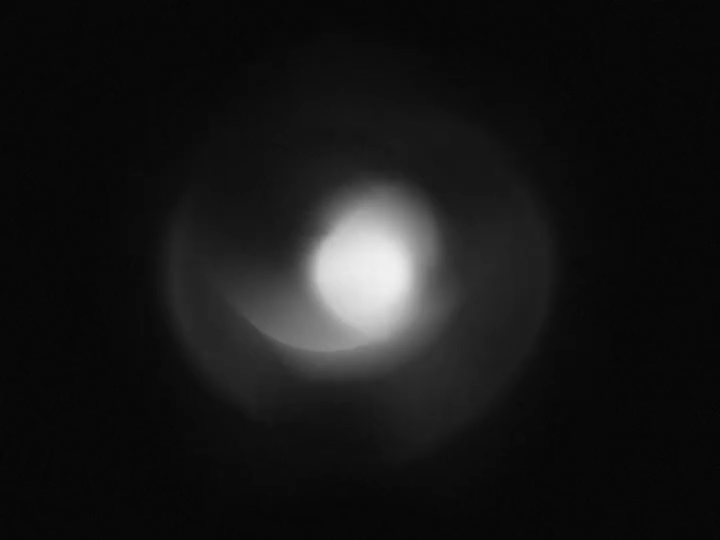
#> input picture wake_up_animation_raw_images/videoframe_1426.png, 720 x 540 px
$ python convert_to_frame.py wake_up_animation_raw_images/videoframe_1426.png out.png
#> lines starting #> are read from the running program, lines starting #| are printed output that depends on the picture
import sys
from PIL import Image
import os

def process_image(input_path, output_path, grid_width=18, grid_height=11, cell_width=50):
    """
    Centers an image in a rectangular grid, converts it to grayscale,
    and pixelates it to the specified grid dimensions.
    Each cell is rectangular: height = 1.8 * width.

    Args:
        input_path (str): The path to the input image file.
        output_path (str): The path to save the processed image file.
        grid_width (int): The number of horizontal cells in the final grid.
        grid_height (int): The number of vertical cells in the final grid.
        cell_width (int): The width of each cell in pixels (height will be 1.8x this).
    """
#> called with output_path = 'out.png', grid_width = 18, grid_height = 11, cell_width = 50
    try:
        # 1. Open the original image
        original_img = Image.open(input_path)
#> original_img is the input picture: PIL image 720x540 RGBA; mean R, G, B, A 22.8, 22.8, 22.8, 255
    except FileNotFoundError:
        print(f"Error: The file '{input_path}' was not found.")
        return
    except Exception as e:
        print(f"Error opening or processing image: {e}")
        return

    # 2. Define cell and canvas sizes
    cell_height = int(cell_width * 1.8)
    canvas_width = grid_width * cell_width
    canvas_height = grid_height * cell_height
    target_aspect = canvas_width / canvas_height

    # Create a new image canvas in grayscale ('L' mode) with a white background (255)
    background = Image.new('L', (canvas_width, canvas_height), 255)
#> background: PIL image 900x990 L; every value is 255
    print(f"Created a white canvas with {grid_width}:{grid_height} grid, each cell {cell_width}x{cell_height}.")

    # 3. Center the original image on the canvas without distortion
    original_img = original_img.convert('L') # Convert image to grayscale first
#> original_img: PIL image 720x540 L
    original_width, original_height = original_img.size
#> original_width = 720; original_height = 540
    original_aspect = original_width / original_height
#> original_aspect = 1.33

    # Determine scaling to fill the canvas (crop longer side)
    scale_factor = max(canvas_width / original_width, canvas_height / original_height)
#> scale_factor = 1.83
    new_width = int(original_width * scale_factor)
#> new_width = 1320
    new_height = int(original_height * scale_factor)
#> new_height = 990

    # For resampling filters:
    resample_lanczos = Image.Resampling.LANCZOS
    resample_nearest = Image.Resampling.NEAREST

    # Resize the image using a high-quality filter
    resized_img = original_img.resize((new_width, new_height), resample_lanczos)

    # Calculate position to paste the resized image to center it (crop overflow)
    paste_x = (canvas_width - new_width) // 2
#> paste_x = -210
    paste_y = (canvas_height - new_height) // 2
#> paste_y = 0

    # Paste with cropping (crop the overflowing part)
    background.paste(resized_img, (paste_x, paste_y))
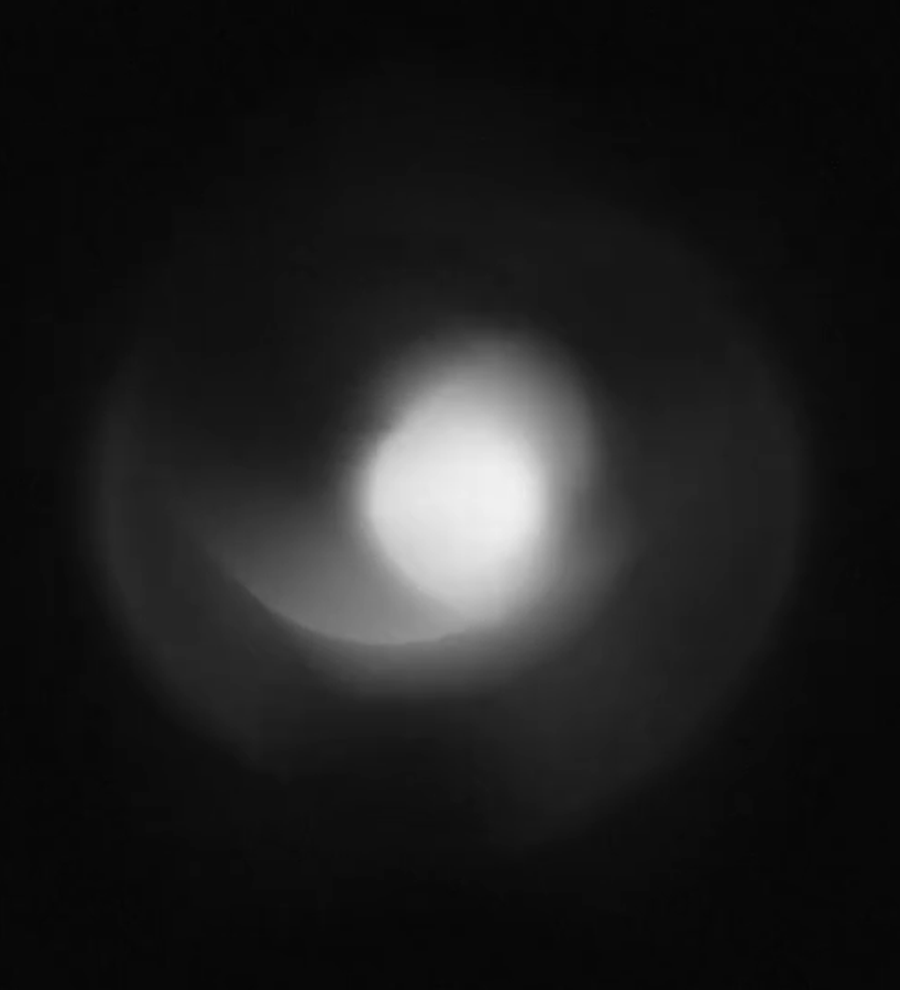
#> background: PIL image 900x990 L; min 5, max 240, mean 29.9
    print("Centered and resized the original image onto the canvas (cropped to fill).")

    # 4. Pixelate the image to the 11x18 grid
    # First, resize down to the target grid size. This averages the colors.
    # We use a smooth filter to get a good average color for each pixel block.
    small_pixelated = background.resize((grid_width, grid_height), resample_lanczos)
    print(f"Pixelated the image down to {grid_width}x{grid_height} pixels.")

    # 5. Scale the small image back up to a viewable size
    # Use NEAREST filter to create the sharp, blocky pixel effect.
    final_image = small_pixelated.resize((canvas_width, canvas_height), resample_nearest)
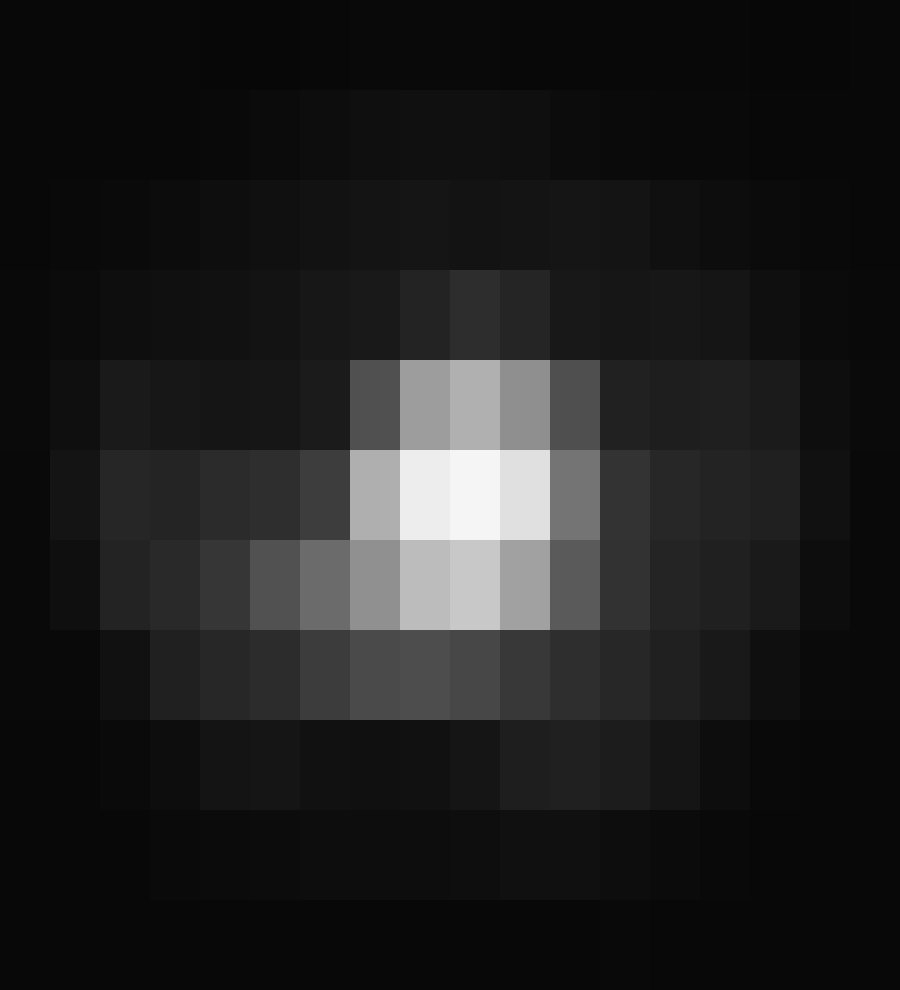
#> final_image: PIL image 900x990 L; min 7, max 245, mean 30
    print("Scaled the pixelated image up for viewing.")

    # 6. Save the final image in the output_images folder
    output_dir = "output_images"
    os.makedirs(output_dir, exist_ok=True)
    output_filename = os.path.basename(output_path)
    output_full_path = os.path.join(output_dir, output_filename)

    final_image.save(output_full_path)
    print(f"Successfully saved the processed image to '{output_full_path}'")

    print(f"File size: {os.path.getsize(output_full_path)} bytes")

    print(f"Successfully processed image to '{output_full_path}'")


if __name__ == "__main__":
    # --- USAGE ---
    # Provide the input and output file paths here
    # Or pass them as command-line arguments

    if len(sys.argv) == 3:
        input_file = sys.argv[1]
        output_file = sys.argv[2]
        process_image(input_file, output_file)
    else:
        # --- !! CHANGE THESE LINES !! ---
        # Replace 'my_image.jpg' with the path to your picture
        input_file = "my_image.jpg"
        # The output file will be created
        output_file = "pixelated_output.png"
        print("Usage: python pixelate_image.py <input_file> <output_file>")
        print(f"Using default files: '{input_file}' and '{output_file}'\n")
        process_image(input_file, output_file)

$ run again, on wake_up_animation_raw_images/videoframe_15040.png
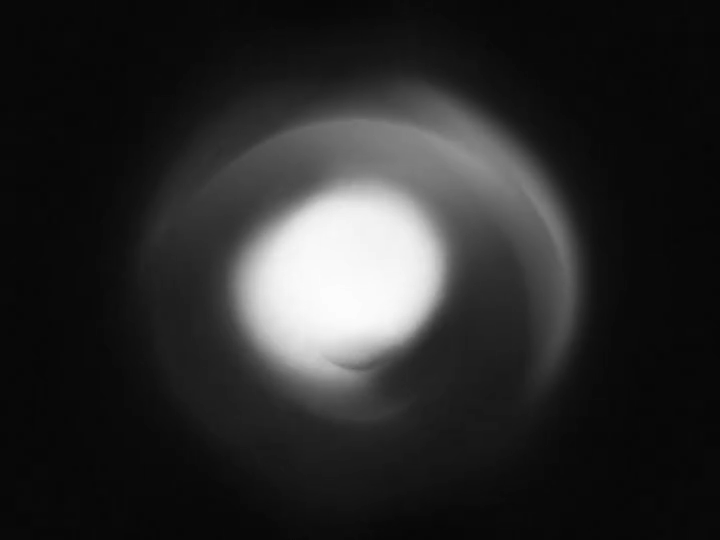
#> input picture wake_up_animation_raw_images/videoframe_15040.png, 720 x 540 px
#> in process_image, original_img is the input picture: PIL image 720x540 RGBA; mean R, G, B, A 41.9, 41.9, 41.9, 255
#> original_img: PIL image 720x540 L
#> in process_image, `background.paste(resized_img, (paste_x, paste_y))`:
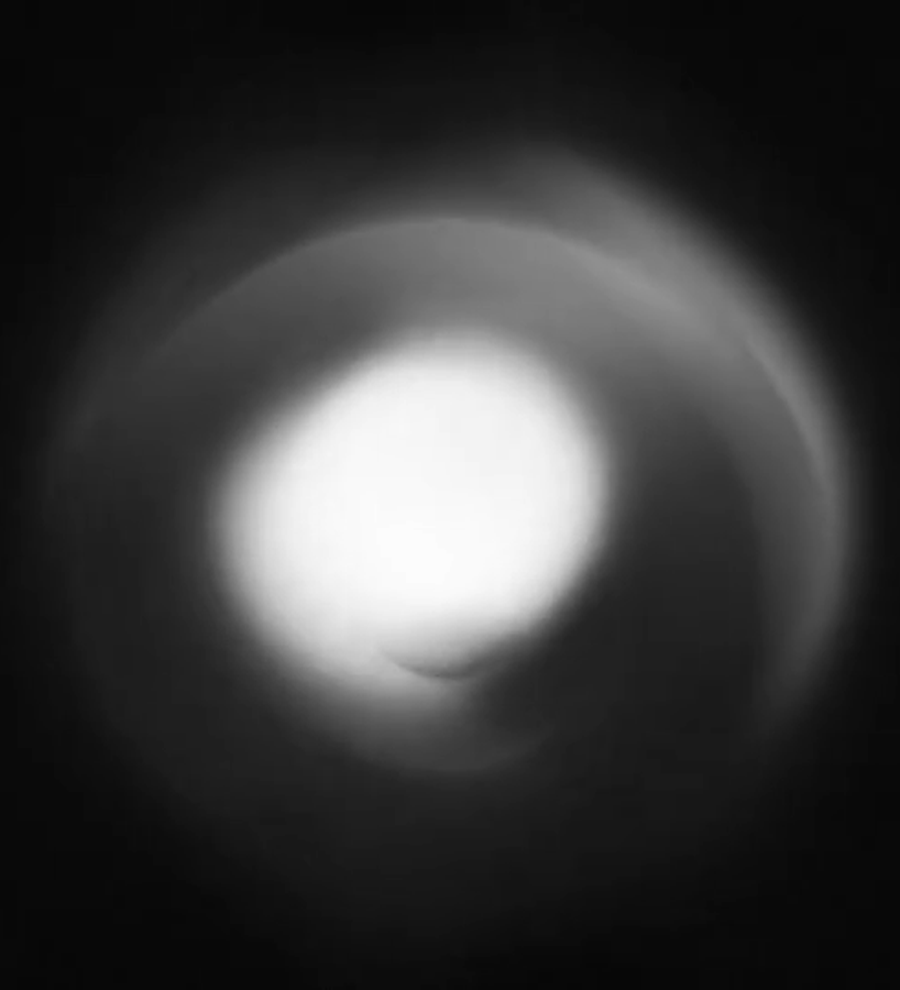
#> background: PIL image 900x990 L; min 7, max 252, mean 57.6
#> in process_image, `final_image = small_pixelated.resize((canvas_width, canvas_height), re..`:
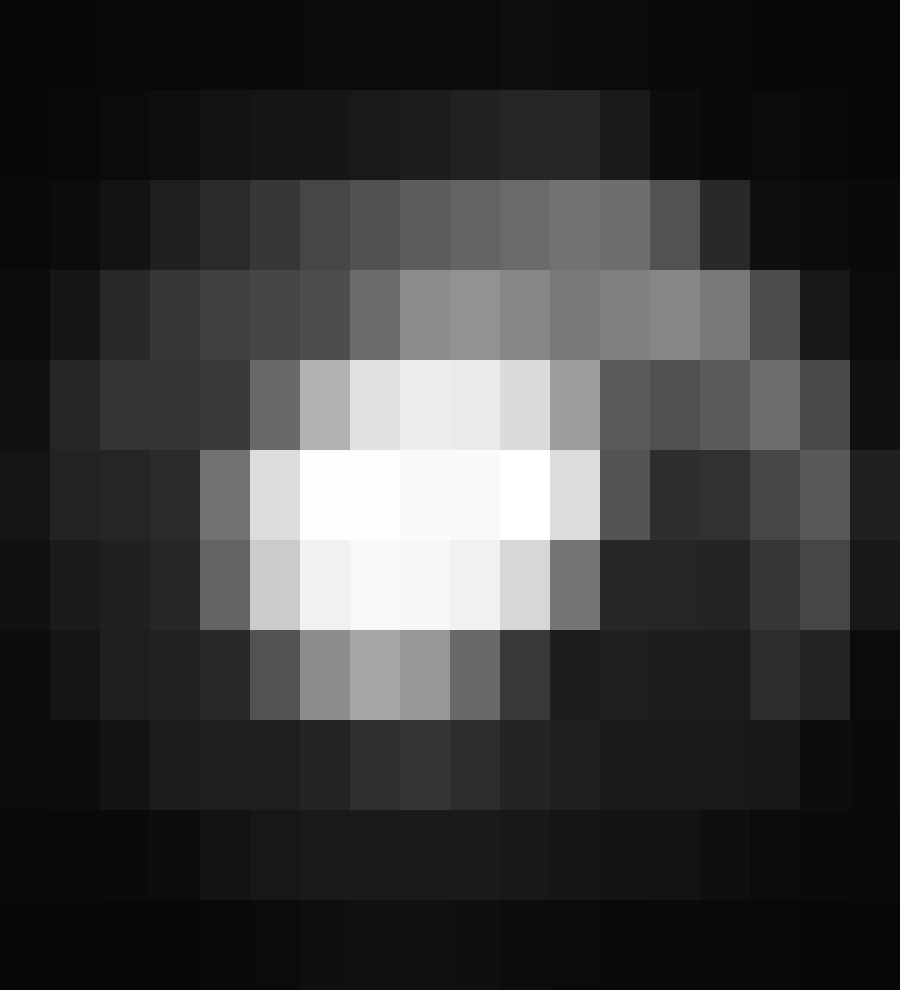
#> final_image: PIL image 900x990 L; min 8, max 255, mean 57.6
